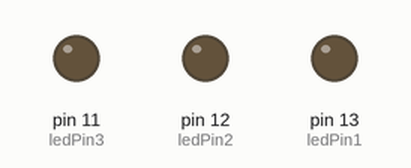
This sketch was run on a simulated Arduino Uno, built with avr-gcc and run on an emulated ATmega328P. Parts: output pins drawn as LEDs (lit = HIGH).

Above: at 0.5 s.
At 2.5 s:
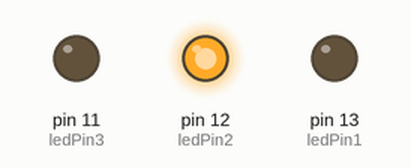
At 3.5 s:
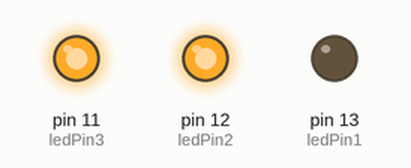
At 4.5 s:
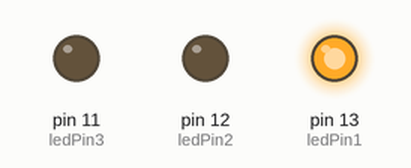
At 6.5 s:
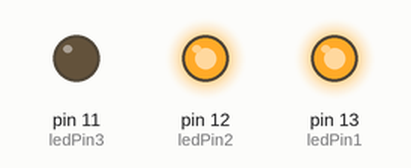
At 9.5 s:
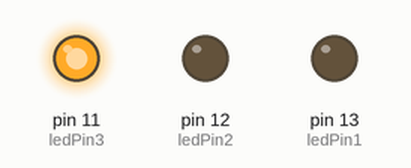
Timing chart, 0 to 10.4 s (numbered marks = the images above):
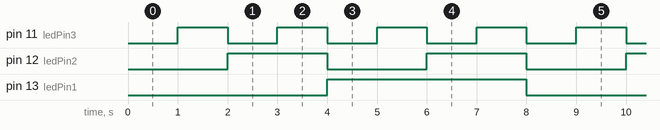

The sketch:

led_0_to_7.ino
```cpp
int ledPin1 = 13;
int ledPin2 = 12;
int ledPin3 = 11;

void setup() {
  // put your setup code here, to run once:
  pinMode(ledPin1,OUTPUT);
  pinMode(ledPin2,OUTPUT);
  pinMode(ledPin3,OUTPUT);

}

void loop() {
  // put your main code here, to run repeatedly:
 digitalWrite(ledPin1,LOW);
 digitalWrite(ledPin2,LOW);
 digitalWrite(ledPin3,LOW);
 delay(1000);

 digitalWrite(ledPin1,LOW);
 digitalWrite(ledPin2,LOW);
 digitalWrite(ledPin3,HIGH);
 delay(1000);

 digitalWrite(ledPin1,LOW);
 digitalWrite(ledPin2,HIGH);
 digitalWrite(ledPin3,LOW);
 delay(1000);

 digitalWrite(ledPin1,LOW);
 digitalWrite(ledPin2,HIGH);
 digitalWrite(ledPin3,HIGH);
 delay(1000);

 digitalWrite(ledPin1,HIGH);
 digitalWrite(ledPin2,LOW);
 digitalWrite(ledPin3,LOW);
 delay(1000);

 digitalWrite(ledPin1,HIGH);
 digitalWrite(ledPin2,LOW);
 digitalWrite(ledPin3,HIGH);
 delay(1000);

 digitalWrite(ledPin1,HIGH);
 digitalWrite(ledPin2,HIGH);
 digitalWrite(ledPin3,LOW);
 delay(1000);

 digitalWrite(ledPin1,HIGH);
 digitalWrite(ledPin2,HIGH);
 digitalWrite(ledPin3,HIGH);
 delay(1000);
}
```

Measured:
- by itself, pin 11 (ledPin3): alternates HIGH for 1.0 s and LOW for 1.0 s
- by itself, pin 12 (ledPin2): alternates HIGH for 2.0 s and LOW for 2.0 s
- by itself, pin 13 (ledPin1): alternates HIGH for 4.0 s and LOW for 4.0 s
